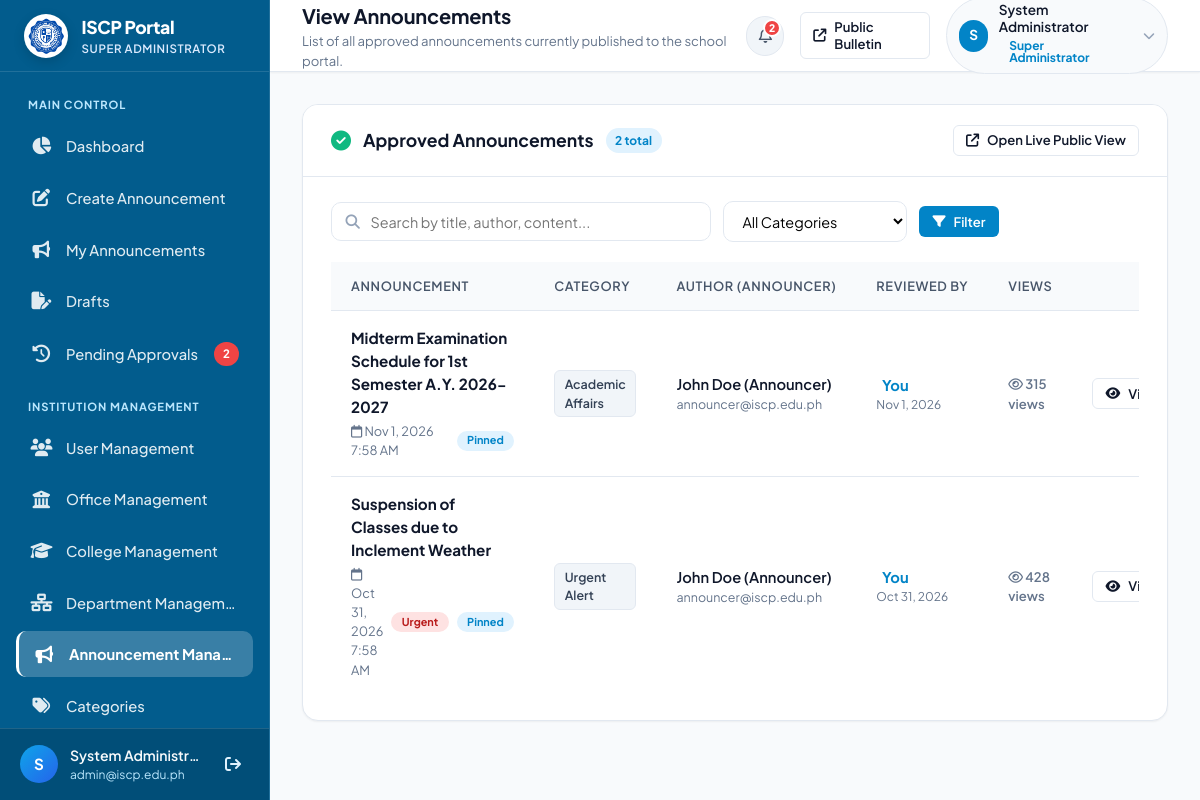
Page /admin/view_announcements.php (signed in) on the earlier database version.
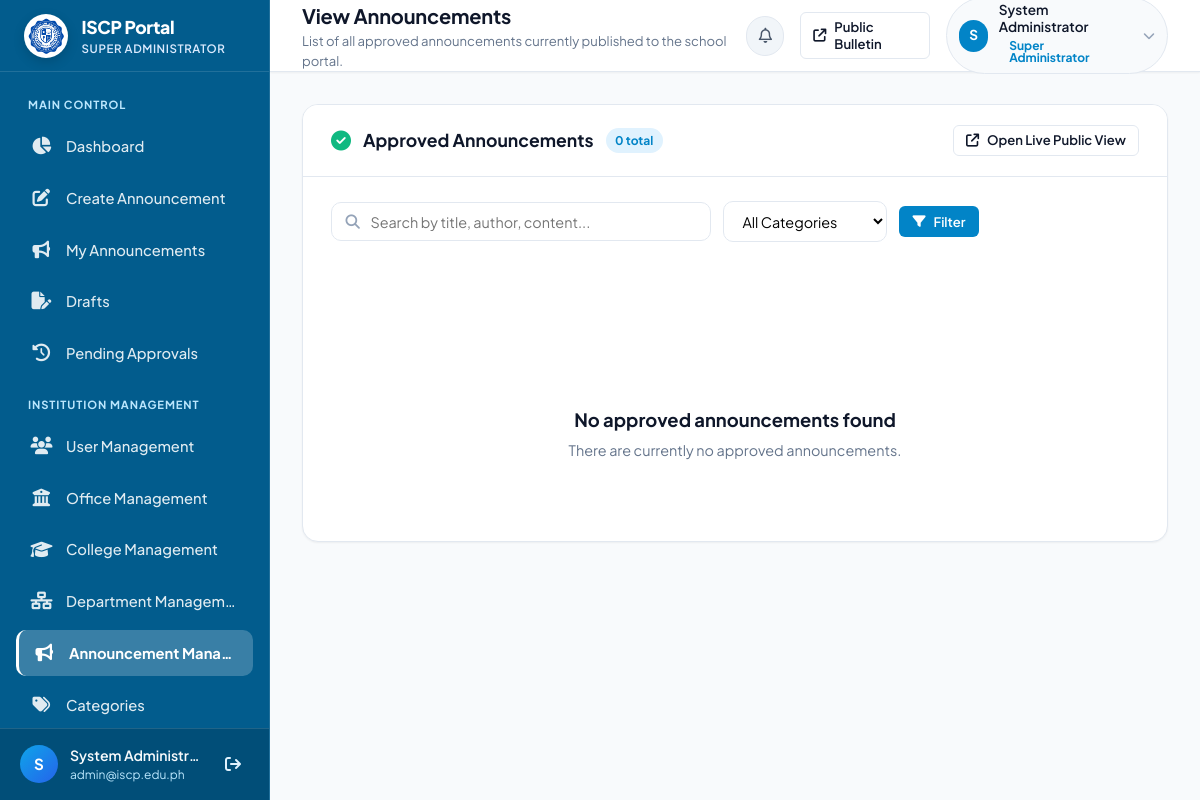
Same page on the later database version.
### tables this page shows
CREATE TABLE IF NOT EXISTS `announcements` (
    `id` INT AUTO_INCREMENT PRIMARY KEY,
    `title` VARCHAR(255) NOT NULL,
    `slug` VARCHAR(255) DEFAULT NULL,
    `summary` VARCHAR(350) DEFAULT NULL,
    `content` TEXT NOT NULL,
    `category` VARCHAR(100) NOT NULL,
    `category_id` INT DEFAULT NULL,
    `image_path` VARCHAR(255) DEFAULT NULL,
    `created_by` INT NOT NULL,
    `author_name` VARCHAR(100) DEFAULT NULL,
    `status` ENUM('pending', 'approved', 'rejected') NOT NULL DEFAULT 'pending',
    `rejection_reason` TEXT DEFAULT NULL,
    `reviewed_by` INT DEFAULT NULL,
    `reviewed_at` DATETIME DEFAULT NULL,
    `target_audience` ENUM('All', 'Students', 'Faculty', 'Parents') DEFAULT 'All',
    `is_urgent` TINYINT(1) DEFAULT 0,
    `is_pinned` TINYINT(1) DEFAULT 0,
    `views_count` INT DEFAULT 0,
    `created_at` TIMESTAMP DEFAULT CURRENT_TIMESTAMP,
    `updated_at` TIMESTAMP DEFAULT CURRENT_TIMESTAMP ON UPDATE CURRENT_TIMESTAMP,
    CONSTRAINT `fk_announcements_created_by` FOREIGN KEY (`created_by`) REFERENCES `users`(`id`) ON DELETE CASCADE,
    CONSTRAINT `fk_announcements_reviewed_by` FOREIGN KEY (`reviewed_by`) REFERENCES `users`(`id`) ON DELETE SET NULL,
    CONSTRAINT `fk_announcements_category` FOREIGN KEY (`category_id`) REFERENCES `categories`(`id`) ON DELETE SET NULL
);

CREATE TABLE IF NOT EXISTS `users` (
    `id` INT AUTO_INCREMENT PRIMARY KEY,
    `name` VARCHAR(100) NOT NULL,
    `email` VARCHAR(150) NOT NULL UNIQUE,
    `password_hash` VARCHAR(255) NOT NULL,
    `role` VARCHAR(50) NOT NULL DEFAULT 'college_admin',
    `assigned_college` VARCHAR(150) DEFAULT NULL,
    `assigned_office` VARCHAR(150) DEFAULT NULL,
    `assigned_department` VARCHAR(150) DEFAULT NULL,
    `status` ENUM('active', 'inactive') NOT NULL DEFAULT 'active',
    `created_at` TIMESTAMP DEFAULT CURRENT_TIMESTAMP
);

### admin/includes/auth.php (called while the page is built, shortened)
<?php
function current_user(): array {
    $role = $_SESSION['user_role'] ?? 'guest';
    $name = $_SESSION['user_name'] ?? 'User';
    $email = $_SESSION['user_email'] ?? '';
    $id = $_SESSION['user_id'] ?? null;
    $assigned_college = $_SESSION['assigned_college'] ?? null;
    $assigned_office = $_SESSION['assigned_office'] ?? null;
    $assigned_department = $_SESSION['assigned_department'] ?? null;
    if ($id && ($assigned_college === null && $assigned_office === null && $assigned_department === null)) {
        $pdo = get_db();
        if ($pdo) {
            try {
                $stmt = $pdo->prepare("SELECT * FROM users WHERE id = ?");
                $stmt->execute([$id]);
                $row = $stmt->fetch();
                if ($row) {
                    $assigned_college = $row['assigned_college'] ?? null;
                    $assigned_office = $row['assigned_office'] ?? null;
                    $assigned_department = $row['assigned_department'] ?? null;
                }
            } catch (Exception $e) {
            }
        }
    }
    return [
        'id' => $id,
        'name' => $name,
        'email' => $email,
        'role' => $role,
        'assigned_college' => $assigned_college,
        'assigned_office' => $assigned_office,
        'assigned_department' => $assigned_department,
    ];
}
function current_user_role(): string {
    $role = $_SESSION['user_role'] ?? 'guest';
    if ($role === 'admin') return ROLE_SUPER_ADMIN;
    return $role;
}
function is_super_admin(): bool {
    $role = current_user_role();
    return in_array($role, [ROLE_SUPER_ADMIN, 'admin'], true);
}
function h(?string $string): string {
    return htmlspecialchars((string)($string ?? ''), ENT_QUOTES, 'UTF-8');
}
function time_ago(?string $datetime): string {
    $timestamp = strtotime($datetime);
    $diff = time() - $timestamp;
    return date('M j, Y', $timestamp);
}
function format_datetime(?string $datetime): string {
    $timestamp = strtotime($datetime);
    return $timestamp ? date('M j, Y g:i A', $timestamp) : 'N/A';
}
function get_pending_count(): int {
    $pdo = get_db();
    try {
        $stmt = $pdo->query("SELECT COUNT(*) FROM announcements WHERE status IN ('pending', 'pending_approval')");
        return (int)$stmt->fetchColumn();
    } catch (Exception $e) {
        return 0;
    }
}
    ?>

### admin/view_announcements.php (the view, shortened to what the changed rows need)
<?php
require_once __DIR__ . '/includes/auth.php';
$currentUser = current_user();
$page_title = 'View Announcements';
$activeNav = 'view_announcements.php';
$pdo = get_db();
$search = trim($_GET['q'] ?? '');
$filter_category = trim($_GET['cat'] ?? '');
$page = max(1, (int)($_GET['page'] ?? 1));
$per_page = 8;
$offset = ($page - 1) * $per_page;
$announcements = [];
$total_count = 0;
if ($pdo) {
    try {
        $status_param = trim($_GET['status'] ?? '');
        if ($status_param === 'pending') {
            $where = ["a.status = 'pending'"];
        } elseif ($status_param === 'rejected') {
            $where = ["a.status = 'rejected'"];
        } else {
            $where = ["a.status IN ('approved', 'published')"];
        }
        $params = [];
        $whereClause = implode(' AND ', $where);
        $countSql = "
            SELECT COUNT(*)
            FROM announcements a
            LEFT JOIN users u ON a.created_by = u.id
            WHERE {$whereClause}
        ";
        $countStmt = $pdo->prepare($countSql);
        $countStmt->execute($params);
        $total_count = (int)$countStmt->fetchColumn();
        $fetchSql = "
            SELECT a.*,
                   u.name AS author_name, u.email AS author_email,
                   rev.name AS reviewer_name
            FROM announcements a
            LEFT JOIN users u ON a.created_by = u.id
            LEFT JOIN users rev ON a.reviewed_by = rev.id
            WHERE {$whereClause}
            ORDER BY a.is_pinned DESC, a.created_at DESC
            LIMIT ? OFFSET ?
        ";
        $fetchParams = array_merge($params, [$per_page, $offset]);
        $fetchStmt = $pdo->prepare($fetchSql);
        $fetchStmt->execute($fetchParams);
        $announcements = $fetchStmt->fetchAll();
    } catch (PDOException $e) {
        set_flash('danger', 'Error retrieving announcements: ' . $e->getMessage());
    }
}
require_once __DIR__ . '/includes/header.php';
?>
<div class="content-card">
    <div class="card-header">
        <div class="card-header-left">
            <i class="fa-solid fa-circle-check" style="color: var(--success); font-size: 1.25rem;"></i>
            <h2 class="card-title">Approved Announcements</h2>
            <span class="card-count-badge"><?= $total_count ?> total</span>
        </div>
    </div>
    <div class="card-body">
        <?php if (empty($announcements)): ?>
            <div class="empty-state">
                <div class="empty-state-icon">
                </div>
                <h3 class="empty-state-title">No approved announcements found</h3>
                <p class="empty-state-desc">
                    <?= (!empty($search) || !empty($filter_category)) ? 'No results matched your search or category filter. Try clearing the filters.' : 'There are currently no approved announcements.' ?>
                </p>
            </div>
        <?php else: ?>
            <div class="table-responsive">
                <table class="admin-table" id="approvedAnnouncementsTable">
                    <thead>
                        <tr>
                            <th>Announcement</th>
                            <th>Category</th>
                            <th>Author (Announcer)</th>
                            <th>Reviewed By</th>
                            <th>Views</th>
                            <th style="text-align: right;">Action</th>
                        </tr>
                    </thead>
                    <tbody>
                        <?php foreach ($announcements as $ann): ?>
                            <tr>
                                <td>
                                    <div style="font-weight: 700; color: var(--text-main); font-size: 0.95rem;">
                                        <?= h($ann['title']) ?>
                                    </div>
                                    <div style="font-size: 0.8rem; color: var(--text-muted); margin-top: 0.2rem; display: flex; gap: 0.5rem; align-items: center;">
                                        <span><i class="fa-regular fa-calendar"></i> <?= h(format_datetime($ann['created_at'])) ?></span>
                                        <?php if (!empty($ann['is_urgent'])): ?>
                                            <span class="badge" style="background: #fee2e2; color: #b91c1c; font-size: 0.68rem;">Urgent</span>
                                        <?php endif; ?>
                                        <?php if (!empty($ann['is_pinned'])): ?>
                                            <span class="badge" style="background: #e0f2fe; color: #0284c7; font-size: 0.68rem;">Pinned</span>
                                        <?php endif; ?>
                                    </div>
                                </td>
                                <td>
                                    <span class="category-pill"><?= h($ann['category'] ?? 'General') ?></span>
                                </td>
                                <td>
                                    <?php
                                    $isAuthorMe = ((int)($ann['created_by'] ?? 0) === (int)$currentUser['id']) ||
                                                  (!empty($ann['author_email']) && strcasecmp($ann['author_email'], $currentUser['email'] ?? '') === 0);
                                    ?>
                                    <?php if ($isAuthorMe): ?>
                                        <div style="font-weight: 700; color: #0284c7; display: flex; align-items: center; gap: 0.35rem;">
                                            <i class="fa-solid fa-user-check"></i> You
                                        </div>
                                        <div style="font-size: 0.78rem; color: var(--text-muted);"><?= h($currentUser['email'] ?? $ann['author_email'] ?? '') ?></div>
                                    <?php else: ?>
                                        <div style="font-weight: 600;"><?= h($ann['author_name'] ?? 'Announcer') ?></div>
                                        <div style="font-size: 0.78rem; color: var(--text-muted);"><?= h($ann['author_email'] ?? '') ?></div>
                                    <?php endif; ?>
                                </td>
                                <td>
                                    <?php
                                    $isReviewerMe = ((int)($ann['reviewed_by'] ?? 0) === (int)$currentUser['id']) ||
                                                    ($isAuthorMe && empty($ann['reviewed_by'])) ||
                                                    (is_super_admin() && !empty($ann['reviewed_by']) && (int)$ann['reviewed_by'] === (int)$currentUser['id']);
                                    ?>
                                    <?php if ($isReviewerMe): ?>
                                        <div style="font-weight: 700; color: #0284c7; display: flex; align-items: center; gap: 0.35rem;">
                                            <i class="fa-solid fa-shield-check"></i> You
                                        </div>
                                        <div style="font-size: 0.75rem; color: var(--text-muted);">
                                            <?= !empty($ann['reviewed_at']) ? h(time_ago($ann['reviewed_at'])) : 'Published' ?>
                                        </div>
                                    <?php endif; ?>
                                </td>
                                <td>
                                    <div style="font-size: 0.82rem; color: var(--text-muted); font-weight: 600;">
                                        <i class="fa-regular fa-eye"></i> <?= number_format($ann['views_count'] ?? 0) ?> views
                                    </div>
                                </td>
                                <td style="text-align: right; white-space: nowrap;">
                                    <div class="action-buttons" style="display: inline-flex; align-items: center; gap: 0.35rem; justify-content: flex-end;">
                                        <button type="button" class="btn btn-outline btn-sm" onclick="viewAnnouncementModal(<?= h(json_encode($ann)) ?>)" title="View Announcement">
                                            <i class="fa-solid fa-eye"></i> View
                                        </button>
                                    </div>
                                </td>
                            </tr>
                        <?php endforeach; ?>
                    </tbody>
                </table>
            </div>
        <?php endif; ?>
    </div>
</div>
<?php require_once __DIR__ . '/includes/footer.php'; ?>

### admin/includes/header.php (shortened to what the changed rows need)
<?php
require_once __DIR__ . '/auth.php';
?>
<!DOCTYPE html>
<html lang="en">
<head>
    <link rel="stylesheet" href="https://cdnjs.cloudflare.com/ajax/libs/font-awesome/6.5.1/css/all.min.css">
    <link rel="stylesheet" href="../assets/css/admin.css">
</head>
<body class="admin-body">
<div class="admin-wrapper">
    <?php require_once __DIR__ . '/sidebar.php'; ?>
    <div class="admin-main">
        <header class="admin-topbar">
            <div class="topbar-left">
                <div class="page-header-info">
                    <h1 class="page-title"><?= isset($page_title) ? h($page_title) : 'Dashboard' ?></h1>
                </div>
            </div>
            <div class="topbar-right">
                <a href="notifications.php" class="topbar-notification-btn" title="View Notifications">
                    <i class="fa-regular fa-bell"></i>
                    <?php if ($pendingCount > 0 && is_super_admin()): ?>
                        <span class="notification-indicator-badge"><?= $pendingCount ?></span>
                    <?php endif; ?>
                </a>
            </div>
        </header>
        <main class="admin-content">

### admin/includes/sidebar.php (shortened to what the changed rows need)
<?php
$currentUser = current_user();
$role = $currentUser['role'] ?? 'super_admin';
$pendingCount = get_pending_count();
$activeNav = $activeNav ?? basename($_SERVER['PHP_SELF']);
?>
<aside class="admin-sidebar" id="adminSidebar">
    <nav class="sidebar-nav">
        <?php if (in_array($role, ['super_admin', 'admin'], true)): ?>
            <ul class="nav-list">
                <li class="nav-item">
                    <a href="pending_requests.php" class="nav-link <?= $activeNav === 'pending_requests.php' ? 'active' : '' ?>">
                        <i class="fa-solid fa-clock-rotate-left nav-icon"></i>
                        <span class="nav-text">Pending Approvals</span>
                        <?php if ($pendingCount > 0): ?>
                            <span class="nav-badge badge-pulse"><?= $pendingCount ?></span>
                        <?php endif; ?>
                    </a>
                </li>
            </ul>
        <?php endif; ?>
    </nav>
</aside>

Differences in the rows shown:
removed announcements: title "Midterm Examination Schedule for 1st Semester A.Y. 2026-2027", created_at "Nov 1, 2026 7:58 AM", is_pinned "Pinned", category "Academic Affairs", created_by.name "John Doe (Announcer)", created_by.email "announcer@iscp.edu.ph", reviewed_at "Nov 1, 2026", views_count "315"
removed announcements: title "Suspension of Classes due to Inclement Weather", created_at "Oct 31, 2026 7:58 AM", is_urgent "Urgent", is_pinned "Pinned", category "Urgent Alert", created_by.name "John Doe (Announcer)", created_by.email "announcer@iscp.edu.ph", reviewed_at "Oct 31, 2026", views_count "428"
changed users "System Administrator": role "admin" → "super_admin" (drawn)
Other differences:
$total_count: "2" → "0"
$pendingCount: "2" → (not shown)
text no longer shown: "ANNOUNCEMENT CATEGORY AUTHOR (ANNOUNCER) REVIEWED BY VIEWS"
text now shown: "No approved announcements found There are currently no approved announcements."
